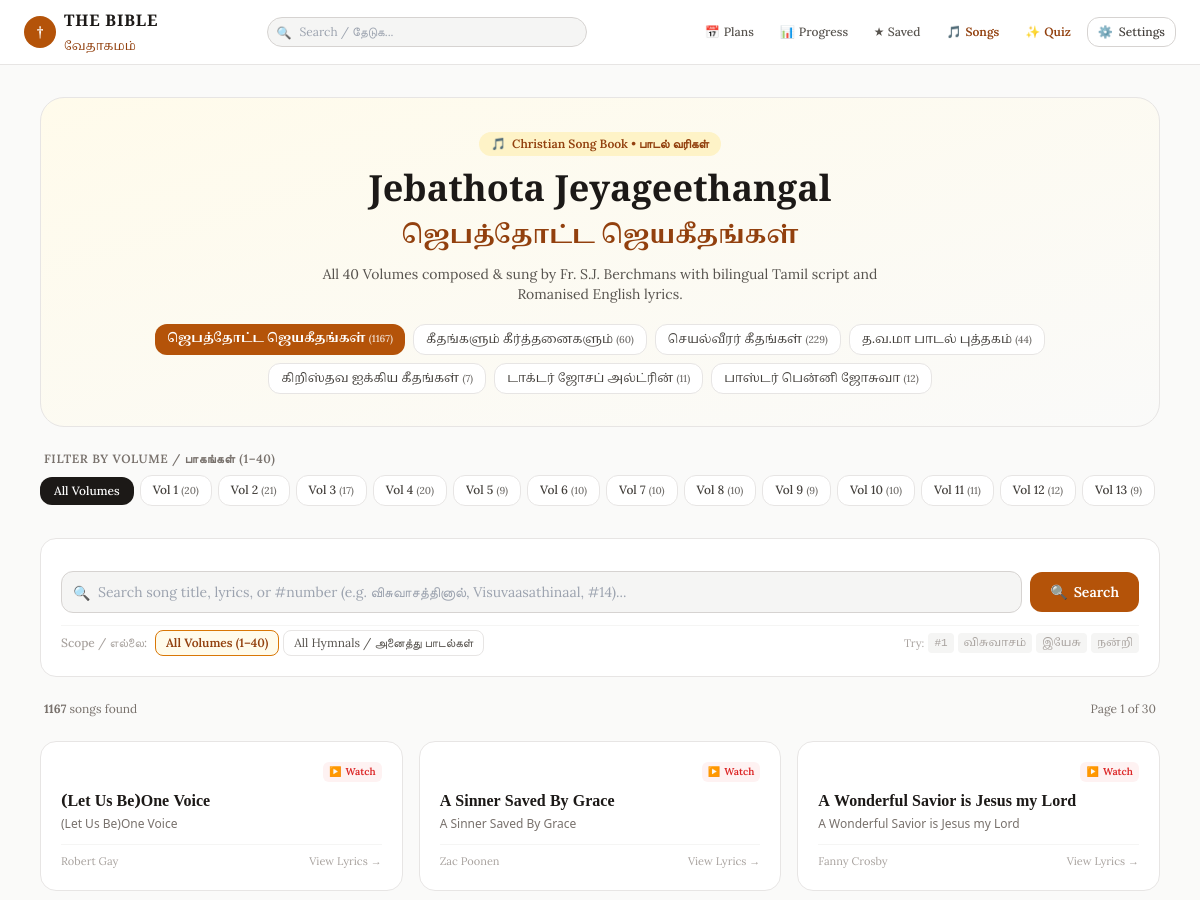
/songs (upper part), run on an earlier commit of the app's database.
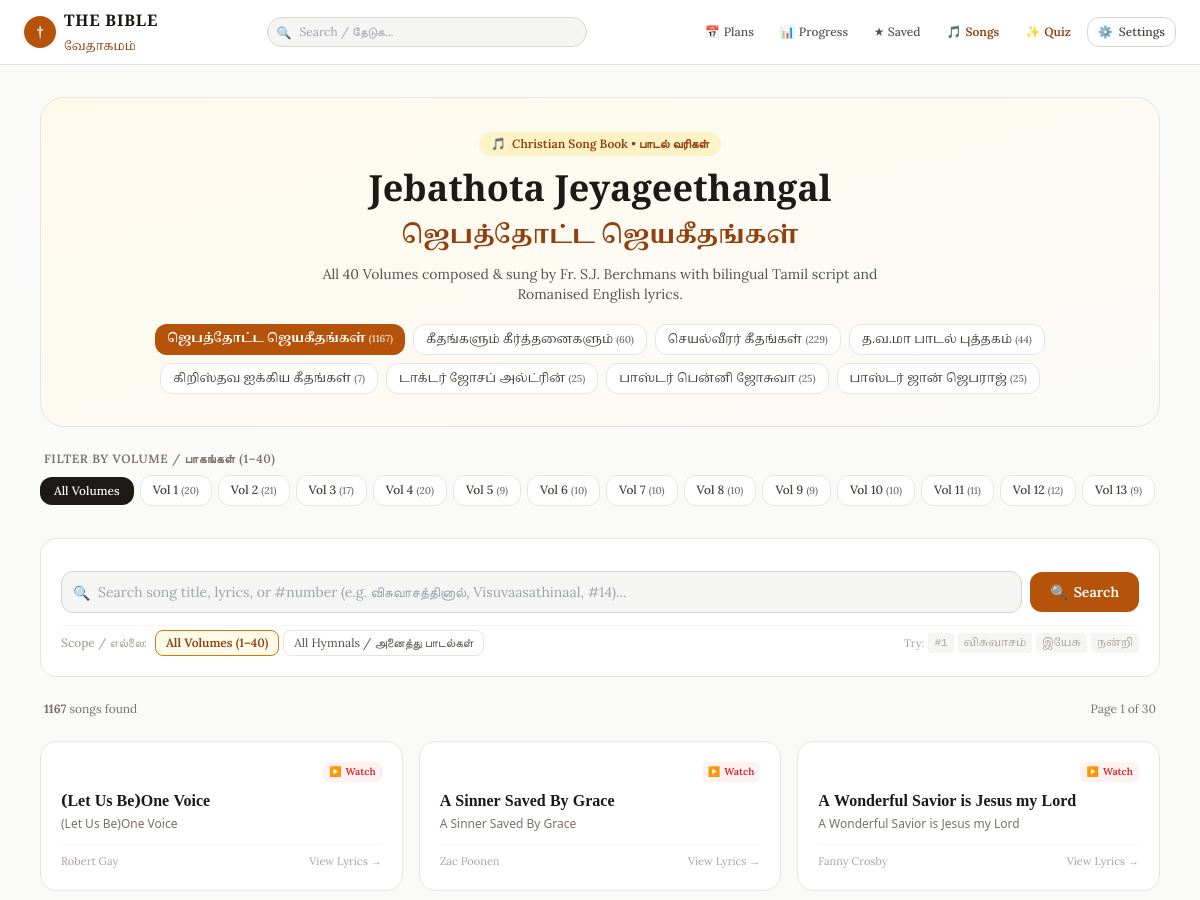
And on a later commit of the database.
### tables this page shows
CREATE TABLE song_books (
            code TEXT PRIMARY KEY,
            name_ta TEXT NOT NULL,
            name_en TEXT NOT NULL,
            display_order INTEGER DEFAULT 0
        );

CREATE TABLE songs (
            id INTEGER PRIMARY KEY,
            songbook_code TEXT NOT NULL,
            songbook_name_ta TEXT,
            songbook_name_en TEXT,
            volume INTEGER DEFAULT 0,
            volume_name TEXT,
            song_number INTEGER DEFAULT 0,
            title_ta TEXT NOT NULL,
            title_en TEXT NOT NULL,
            alternate_title TEXT,
            lyrics_ta TEXT,
            lyrics_en TEXT,
            lyrics_bilingual TEXT,
            author TEXT,
            youtube_url TEXT
        );

### app/main.py (the view)
@app.get("/songs", response_class=HTMLResponse)
async def songs_directory_page(
    request: Request,
    book: str = Query("jebathota"),
    vol: int = Query(None),
    q: str = Query(""),
    page: int = Query(1, ge=1),
    canon: str = Query(None)
):
    active_canon = resolve_canon(request, canon)
    canon_ctx = get_canon_context(active_canon)
    songbooks = get_song_books()
    volumes = get_song_volumes(book)
    clean_q = q.strip() if q else ""
    page_size = 40
    offset = (page - 1) * page_size
    songs_data = get_songs_list(
        songbook_code=book,
        volume=vol,
        query=clean_q,
        limit=page_size,
        offset=offset
    )
    total_count = songs_data["total_count"]
    total_pages = max(1, (total_count + page_size - 1) // page_size)
    return templates.TemplateResponse(
        request=request,
        name="songs.html",
        context={
            **canon_ctx,
            "songbooks": songbooks,
            "volumes": volumes,
            "active_book": book,
            "active_vol": vol,
            "query": clean_q,
            "songs": songs_data["songs"],
            "total_count": total_count,
            "page": page,
            "total_pages": total_pages,
        },
    )

### templates/songs.html (shortened to what the changed rows need)
{% extends "base.html" %}
{% block content %}
<div class="max-w-6xl mx-auto px-3 sm:px-4 py-4 sm:py-8 space-y-6">
    <div class="bg-gradient-to-br from-amber-50 to-stone-50 dark:from-stone-900 dark:to-stone-950 border border-stone-200 dark:border-stone-800 rounded-3xl p-5 sm:p-8 text-center space-y-3 relative overflow-hidden shadow-xs">
        <h1 class="font-cinzel text-2xl sm:text-4xl font-bold text-stone-900 dark:text-stone-100">
            Jebathota Jeyageethangal
        </h1>
        <h2 class="font-tamil text-lg sm:text-2xl text-amber-800 dark:text-amber-400 font-semibold" translate="no">
            ஜெபத்தோட்ட ஜெயகீதங்கள்
        </h2>
        <div class="pt-2 flex flex-wrap justify-center gap-1.5 sm:gap-2">
            {% for sb in songbooks %}
            <a href="/songs?book={{ sb.code }}{% if canon %}&canon={{ canon }}{% endif %}"
               class="px-3 py-1.5 rounded-xl text-xs font-medium transition cursor-pointer {% if active_book == sb.code %}bg-amber-700 text-white font-semibold shadow-xs{% else %}bg-white dark:bg-stone-800 text-stone-700 dark:text-stone-300 border border-stone-200 dark:border-stone-700 hover:border-amber-600{% endif %}">
                <span class="font-tamil" translate="no">{{ sb.name_ta }}</span>
                <span class="text-[10px] opacity-75">({{ sb.song_count }})</span>
            </a>
            {% endfor %}
        </div>
    </div>
    {% if active_book == 'jebathota' and volumes %}
    <div class="space-y-2">
        <div class="flex items-center gap-1.5 overflow-x-auto pb-2 scrollbar-none text-xs">
            <a href="/songs?book=jebathota{% if query %}&q={{ query }}{% endif %}{% if canon %}&canon={{ canon }}{% endif %}"
               class="px-3.5 py-1.5 rounded-xl shrink-0 transition font-medium {% if not active_vol %}bg-stone-900 text-white dark:bg-stone-100 dark:text-stone-900 font-bold{% else %}bg-white dark:bg-stone-800 text-stone-700 dark:text-stone-300 border border-stone-200 dark:border-stone-700 hover:border-amber-600{% endif %}">
                All Volumes
            </a>
            {% for v in volumes %}
            <a href="/songs?book=jebathota&vol={{ v.volume }}{% if query %}&q={{ query }}{% endif %}{% if canon %}&canon={{ canon }}{% endif %}"
               class="px-3 py-1.5 rounded-xl shrink-0 transition font-medium {% if active_vol == v.volume %}bg-amber-700 text-white font-bold shadow-xs{% else %}bg-white dark:bg-stone-800 text-stone-700 dark:text-stone-300 border border-stone-200 dark:border-stone-700 hover:border-amber-600{% endif %}">
                Vol {{ v.volume }} <span class="text-[10px] opacity-75">({{ v.count }})</span>
            </a>
            {% endfor %}
        </div>
    </div>
    {% endif %}
    {% if songs %}
    <div class="grid grid-cols-1 md:grid-cols-2 lg:grid-cols-3 gap-3 sm:gap-4">
        {% for s in songs %}
        <a href="/songs/{{ s.id }}{% if canon %}?canon={{ canon }}{% endif %}"
           class="group bg-white dark:bg-stone-900 border border-stone-200 dark:border-stone-800 hover:border-amber-600/70 rounded-2xl p-4 sm:p-5 shadow-xs hover:shadow-md transition flex flex-col justify-between space-y-3">
            <div class="space-y-2">
                <div class="flex items-center justify-between text-[11px]">
                    {% if s.youtube_url %}
                    <span class="inline-flex items-center gap-1 text-red-600 text-xs font-semibold px-1.5 py-0.5 rounded-md bg-red-50 dark:bg-red-950/40" title="Watch on YouTube">
                        <span class="text-[10px]">▶️</span> <span class="text-[10px] hidden sm:inline">Watch</span>
                    </span>
                    {% endif %}
                </div>
                <div>
                    <h3 class="font-tamil font-bold text-sm sm:text-base text-stone-900 dark:text-stone-100 group-hover:text-amber-700 dark:group-hover:text-amber-400 transition leading-snug" translate="no">
                        {{ s.title_ta }}
                    </h3>
                    <p class="font-sans text-xs text-stone-500 font-medium mt-0.5">
                        {{ s.title_en }}
                    </p>
                </div>
            </div>
            <div class="pt-2 border-t border-stone-100 dark:border-stone-800 flex items-center justify-between text-[11px] text-stone-400 group-hover:text-amber-700 transition">
                <span>{{ s.author or "Fr. S.J. Berchmans" }}</span>
                <span>View Lyrics →</span>
            </div>
        </a>
        {% endfor %}
    </div>
    {% endif %}
</div>
{% endblock %}

What changed in the data, as far as the page shows it:
computed for song_books "டாக்டர் ஜோசப் அல்ட்ரின்": song_count "11" → "25"
computed for song_books "பாஸ்டர் பென்னி ஜோசுவா": song_count "12" → "25"
added song_books: name_ta "பாஸ்டர் ஜான் ஜெபராஜ்", song_count "25"
